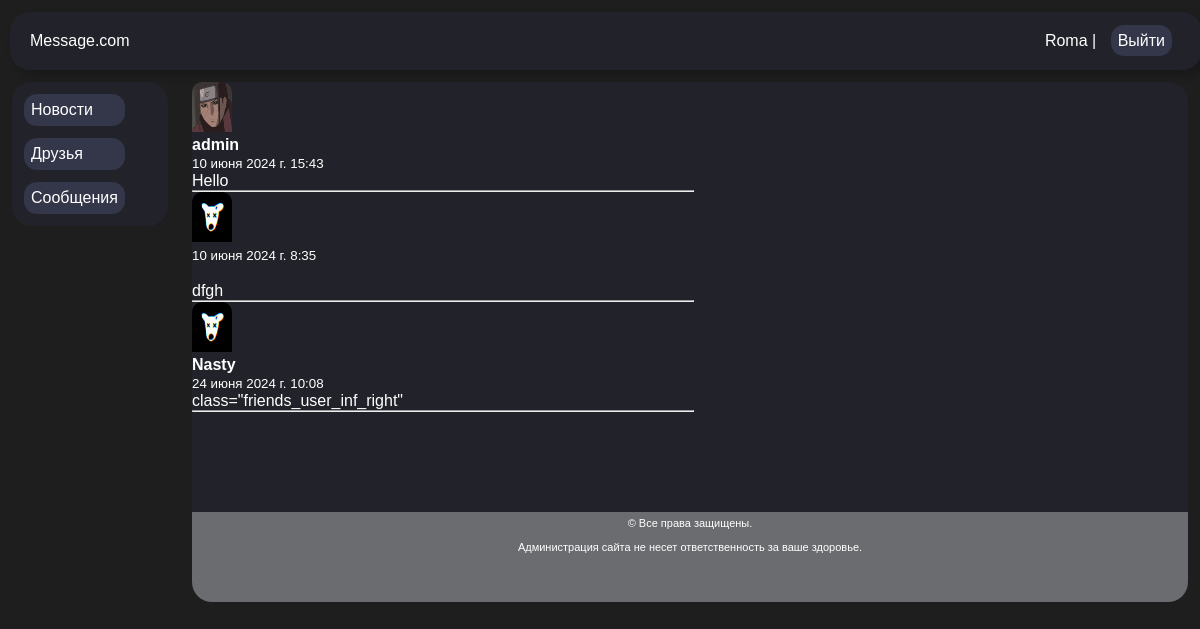
The page /dialogs/ (signed in) on the database its author committed.
### ProfileApp/models.py (models this page shows, shortened)
class ProfileUser(AbstractUser):
    photo = models.ImageField(upload_to='photo_user/%Y/%m/%d/', blank=True, null=True, verbose_name='Фото пользователя')
    slug = AutoSlugField(max_length=100, unique=True, populate_from=('username',), verbose_name="URL")
    status = models.BooleanField(default=True, verbose_name='Статус') # Online/Ofline
    birthday = models.DateTimeField(blank=True, null=True, verbose_name='День рождения')
    friends = models.ManyToManyField('ProfileUser', blank=True, related_name='friends+', verbose_name='Друзья')
    groups = models.ManyToManyField(
        'auth.Group',
        related_name='%(app_label)s_%(class)s_groups+',
        blank=True,
        verbose_name='Группы',
        help_text='Группы, к которым принадлежит этот пользователь.',
    )
    user_permissions = models.ManyToManyField(
        'auth.Permission',
        related_name='%(app_label)s_%(class)s_user_permissions+',
        blank=True,
        verbose_name='Права',
        help_text='Специальные права для данного пользователя.',
    )
    class Meta:
        verbose_name = 'Профиль'
        verbose_name_plural = 'Профиль'
        ordering = ['id',]

### ChatApp/models.py (models this page shows, shortened)
class Chat(models.Model):
    DIALOG = 'D'
    CHAT = 'C'
    CHAT_TYPE_CHOICES = (
        (DIALOG, _('Dialog')),
        (CHAT, _('Chat'))
    )
    type = models.CharField(
        _('Тип'),
        max_length=1,
        choices=CHAT_TYPE_CHOICES,
        default=DIALOG
    )
    members = models.ManyToManyField(get_user_model(), verbose_name=_("Участник"))
    def get_absolute_url(self):
        return reverse('chat_app:messages', kwargs={'chat_id': self.pk})

class Message(models.Model):
    chat = models.ForeignKey(Chat, on_delete=models.PROTECT, verbose_name=_("Чат"))
    author = models.ForeignKey(get_user_model(), on_delete=models.PROTECT, verbose_name=_("Пользователь"))
    message = models.TextField(_("Сообщение"))
    pub_date = models.DateTimeField(_('Дата сообщения'), default=timezone.now)
    is_readed = models.BooleanField(_('Прочитано'), default=False)
    class Meta:
        ordering=['pub_date']

### ChatApp/views.py (the view)
# urls.py: path('dialogs/', DialogsView.as_view(), name='dialogs'),
class DialogsView(DataMixin, View):
    template_name = 'ChatApp/dialog.html'
    def get(self, request):
        context = self.get_user_context(title='Профиль')
        context['user_profile'] = request.user
        context['chats'] = Chat.objects.filter(members__in=[self.request.user.id])
        return render(request, self.template_name, context)

### ChatApp/templatetags/chattags.py (called while the page is built)
@register.simple_tag
def get_companion(user, chat):
    for u in chat.members.all():
        if u != user:
            return u
    return None

### ProfileApp/utils.py (called while the page is built)
    def get_user_context(self, **kwargs):
        context = kwargs
        context['menu'] = menu
        if 'cat_selected' not in context:
            context['cat_selected'] = 0
        return context

### ChatApp/templates/ChatApp/dialog.html (shortened to what this page needs)
{% extends 'base.html' %}
{% load static %}
{% load chattags %}
{% block content %}
<div class="panel">
    {% load tz %}
    {% for chat in chats %}
        {% if chat.message_set.count != 0 %}
            {% with last_message=chat.message_set.last %}
                {% get_companion user chat as companion %}
                <a class="list-group-item {% if companion == last_message.author and not last_message.is_readed %}unreaded{% endif %}" href="{{ chat.get_absolute_url }}">
                    {% if companion.photo %}
                        <img class="avatar-messages" src="{{ companion.photo.url }}" style="width: 40px; height: 50px; border-radius: 10px 10px 0 0;"></li>
                    {% else %}
                        <img class="avatar-messages" src="{% static 'no_avatar.jpg' %}" style="width: 40px; height: 50px; border-radius: 10px 10px 0 0;"></li>
                    {% endif %}
                    <div class="reply-body">
                        <ul class="list-inline">
                            <li class="drop-left-padding">
                                <strong class="list-group-item-heading">{{ companion.username }}</strong>
                            </li>
                            <li class="pull-right text-muted"><small>{{ last_message.pub_date|utc }}</small></li>
                        </ul>
                        {% if companion != last_message.author %}
                            <div>
                                <div class="attached-reply-body {% if not last_message.is_readed %}unreaded{% endif %}">{{ last_message.message|truncatechars_html:"200"|safe|striptags }}</div>
                            </div>
                        {% else %}
                            <div>{{ last_message.message|truncatechars_html:"200"|safe|striptags }}</div>
                        {% endif %}
                    </div>
                </a>
            {% endwith %}
        {% endif %}
        <hr>
    {% endfor %}
</div>
{% endblock %}

### AppStatic/templates/base.html (shortened to what this page needs)
{% load static %}
<!DOCTYPE html>
<html lang="en">
<head>
    <link type="text/css" href="{% static 'styles.css' %}" rel="stylesheet">
</head>
<body>
<header>
  <ul>
    <li>Message.com</li>
  </ul>
  <span class="head_right">
    {% if request.user.is_authenticated %}
      <p><a href="{% url 'profile_user:profile' prof_slug=user.slug %}">{{ user.username }}</a> | <a href="{% url 'logout' %}" id="header" class="little_button">Выйти</a></p>
    {% else %}
      <p><a href="{% url 'register' %}" class="little_button">Зарегистророваться</a><a href="{% url 'login' %}" class="little_button">Войти</a></p>
    {% endif %}
  </span>
</header>
<div class="sidebar">
  <span>
    {% for m in menu %}
      <a href="{% url m.url_name %}" id="header" class="sidebar_button">{{m.title}}</a>
    {% endfor %}
    </span>
</div>
<div class="container">
{% block content %}
{% endblock content %}
  <div class="footer" id="footer">
    <p>&copy; Все права защищены.</p>
    <p>&nbsp;</p>
    <p>Администрация сайта не несет ответственность за ваше здоровье.</p>
  </div>
</div>
</body>
</html>

### AppStatic/static/styles.css (style rules this page uses)
* { margin: 0; padding: 0; }
body { font-family: 'Arial Narrow', Arial, sans-serif; background-color: rgba(30, 30, 30, 1); color: #fff; }
header { width: 96%; margin: 1vw 10px; padding: 20px; border-radius: 20px; background-color: rgba(34, 35, 42, 1); box-shadow: 5px 5px 10px rgba(0, 0, 0, 0.2); display: flex; justify-content: space-between; align-items: center; }
.head_right { float: right; }
.sidebar { width: 13%; margin-left: 1vw; display: flex; background-color: rgba(34, 35, 42, 1); border-radius: 20px; justify-content: space-between; align-items: center; float: left; }
.container { width: 83%; margin-right: 1vw; border-radius: 20px; background-color: rgba(34, 35, 42, 1); float: right; }
.footer { height: 90px; width: 100%; margin-top: 10%; box-sizing: border-box; background: rgb(204, 204, 204, 0.43); border-radius: 0 0 20px 20px; padding: 5px; color: #ffffff; font-size: 11px; font-family: Vergdana, Geneva, Arial, Helvetica, sans-serif; text-align: center; }
.sidebar_button { border-radius: 13px; padding: 7px; margin: 1vw; display: block; font-size: 16px; background-color: rgba(52, 54, 73, 1); color: #fff; }
.little_button { border-radius: 13px; padding: 7px; margin: 0 10px 0 10px; font-size: 16px; justify-content: center; background-color: rgba(52, 54, 73, 1); color: #fff; }
li { list-style-type: none; }
a { text-decoration: none; color: #fff; }
hr { height: 0px; width: 500px; }

### rows shown on the page
ProfileUser: username "Roma"
Chat: photo (picture), message_set.last.pub_date|utc "10 июня 2024 г. 15:43", message_set.last.message "Hello"
ProfileUser: username "admin"
Chat: message_set.last.pub_date|utc "10 июня 2024 г. 8:35", message_set.last.message "dfgh"
Chat: message_set.last.pub_date|utc "24 июня 2024 г. 10:08", message_set.last.message "class=\"friends_user_inf_right\""
ProfileUser: username "Nasty"

### other values the page prints
{{ m.title }} "Новости" "Друзья" "Сообщения"
